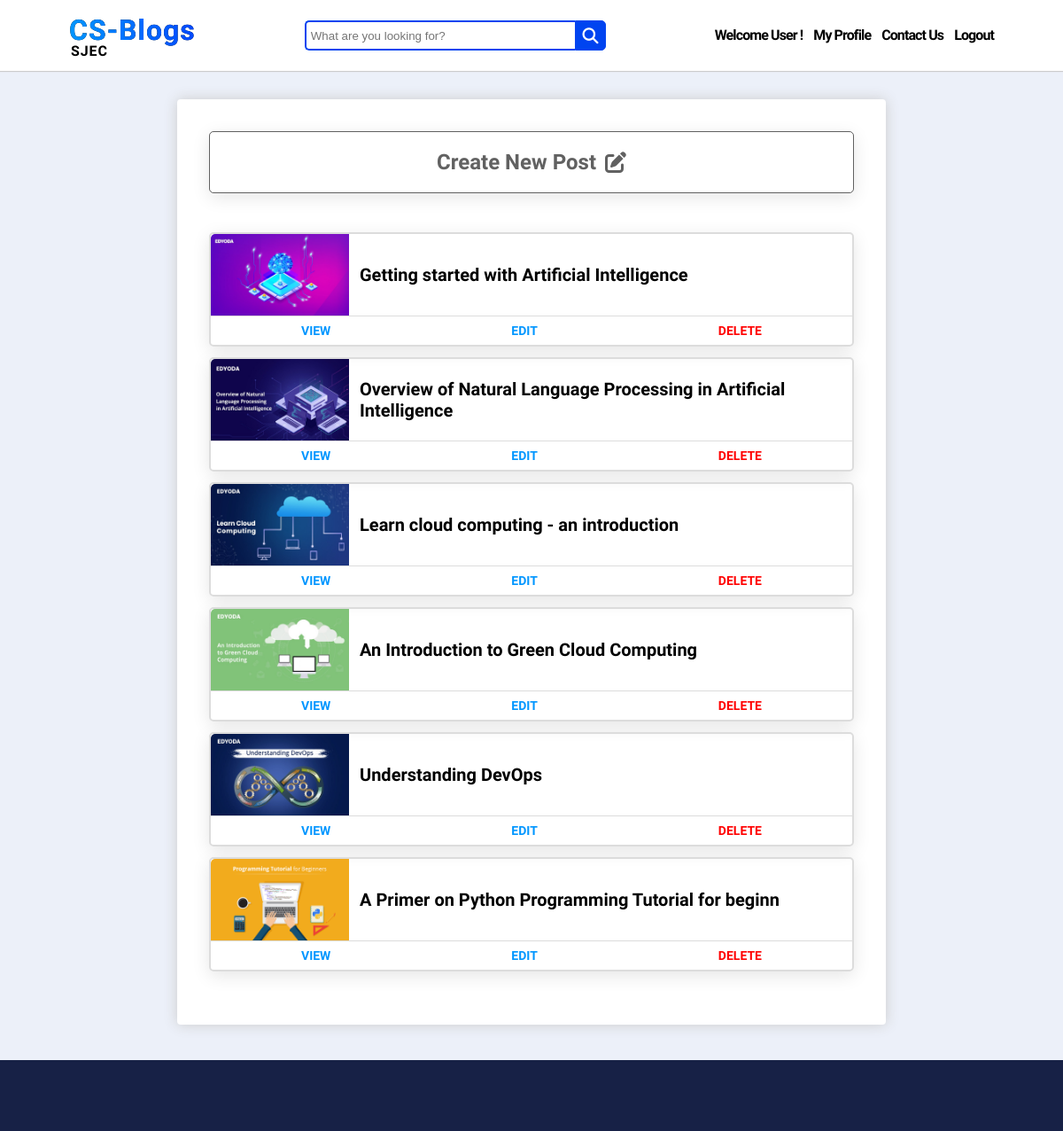
The page /accounts/my-posts (signed in) on the database its author committed.
### account/models.py (models this page shows, shortened)
class MyUser(AbstractUser):
    email = models.EmailField(unique=True)
    slug = models.CharField(max_length=60, unique=True, blank=True)
    bio = models.CharField(max_length=500, blank=True)
    profile_image = models.ImageField(upload_to="account/profile_pic", default="profile-default.jpg", blank=True)
    is_author = models.BooleanField(default=False)
    full_name = models.CharField(max_length=100, default="fullnaam")
    first_name = None
    last_name = None
    REQUIRED_FIELDS = ['email', 'full_name']

### blog/models.py (models this page shows, shortened)
class Post(models.Model):
    statuses = [
        ('D', 'Draft'),
        ('P', 'Publish')
    ]
    title = models.CharField(max_length=120)
    slug = models.CharField(max_length=60, unique=True, blank=True)
    content = tinymce_models.HTMLField()
    status = models.CharField(max_length=1, choices=statuses, default= 'D')
    category = models.ForeignKey(Category, on_delete=models.CASCADE)
    author = models.ForeignKey(MyUser, on_delete=models.CASCADE)
    image = models.ImageField(upload_to='blog/post', default="post-default.jpg", blank=True)
    date = models.DateField(auto_now=True)

### account/views.py (the view)
# urls.py: path('my-posts', MyPostsView.as_view(), name="my-posts"),
class MyPostsView(LoginRequiredMixin, ListView):
    login_url = "/accounts/login"
    model = MyUser
    context_object_name = "user"
    template_name = "account/my_posts.html"
    def get_context_data(self, *args, **kwargs):
        context = super().get_context_data()
        user = MyUser.objects.get(username = self.request.user)
        context['posts'] = user.post_set.all()
        return context

### account/templates/account/my_posts.html (shortened to what this page needs)
{% extends "blog/base.html" %}
{% load static %}
{% block extra_head %}
    <link href="{% static 'account/css/my_posts.css' %}" rel="stylesheet" type="text/css">
{% endblock %}
{% block content %}
<br>
<br>
<br>
<br>
    <div id="outer-wrapper">
        <div id="inner-wrapper">
            <div id="create-post">
                <a href="{% url 'post-create' %}"><h2>Create New Post</h2></a>
                <i class="fas fa-edit"></i>
            </div>
            <div id="cards-container">
                {% for post in posts reversed %}
                <div id="card">
                    <div id="card-inner-upper">
                        <div id="post-image">
                            <img src="{{ post.image.url }}" alt="Post Cover">
                        </div>
                        <div id="post-content">
                            <h3>{{ post.title }}</h3>
                        </div>
                    </div>
                    <div id="card-inner-lower">
                        <a href="{% url 'post-detail' post.slug %}">VIEW</a>
                        <a href="{% url 'post-update' post.slug %}">EDIT</a>
                        <a href="{% url 'post-delete' post.slug %}" style="color: red;">DELETE</a>
                    </div>
                </div>
                {% endfor %}
            </div>
        </div>
    </div>
{% endblock %}

### blog/templates/blog/base.html (shortened to what this page needs)
{% load static %}
<!DOCTYPE HTML>
<html>
    <head>
        <link href="{% static 'blog/css/base.css' %}" rel="stylesheet" type="text/css">
        {% block extra_head %}
        {% endblock %}
    </head>
    <body>
        <div id="top-bar">
            <div class="logo-bar">
                <div class="logo">
                    <a href="{% url 'index' %}" style="height: 40px;">CS-Blogs</a>
                </div>
                <p style="margin-left: 2px;">SJEC</p>
            </div>
            <form method="GET" action="{% url 'search' %}">
                <div class="search">
                    <input type="text" name="query" class="searchTerm" placeholder="What are you looking for?">
                    <button type="submit" class="searchButton">
                    <i class="fa fa-search"></i>
                </button>
                </div>
            </form>
            <div id="menu-items-container">
                {% if request.user.is_authenticated %}
                    <p class="menu-item">Welcome {{ request.user.full_name }} !</p>
                    <a href="{% url 'profile-update' request.user.slug %}" class="menu-item">My Profile</a>
                    <a href="{% url 'contact-us' %}" class="menu-item">Contact Us</a>
                    <a href="{% url 'logout' %}" class="menu-item" style="margin-right: 0px;">Logout</a>
                {% else %}
                    <a href="{% url 'contact-us' %}" class="menu-item">Contact Us</a>
                    <a href="{% url 'login' %}" class="menu-item">Login</a>
                    <a href="{% url 'signup' %}"><button id="signup-btn">Signup</button></a>
                {% endif %}
            </div>
        </div>
        {% block content %}
        {% endblock %}
        <div id="bottom-bar"></div>
    </body>
</html>

### blog/static/blog/css/base.css (style rules this page uses)
body { background-color: #ECF0F9; margin: 0; }
#top-bar { background-color: white; position: fixed; top: 0; left: 0; align-items: center; box-sizing: border-box; box-shadow: 0 1px 1px #ccc; width: 100%; height: 80px; z-index: 90; padding: 1em 4.875em; display: flex; justify-content: space-between; }
.logo-bar { cursor: pointer; }
.logo { background-image: linear-gradient(269deg,#0048ff,#0096ff), linear-gradient(#000,#000); -webkit-background-clip: text; -webkit-text-fill-color: transparent; display: block; font-family: "Raleway"; font-size: 32px; font-weight: 700; height: 37px; letter-spacing: 1px; color: rgb(0, 132, 255); }
.logo-bar a { text-decoration: none; }
.logo-bar p { font-family: Raleway,sans-serif; font-size: 1em; font-weight: 600; font-stretch: normal; line-height: .8; letter-spacing: .9px; margin: 0; }
.search { width: 340px; position: relative; display: flex; align-items: center; }
.searchTerm { width: 100%; border: 2px solid #0044F0; border-right: none; padding: 5px; height: 20px; border-radius: 5px 0 0 5px; outline: none; color: #9DBFAF; }
.searchButton { width: 38px; height: 34px; border: 1px solid #0044F0; background: #0044F0; text-align: center; color: #fff; border-radius: 0 5px 5px 0; cursor: pointer; font-size: 20px; }
.fa-search { color: white; font-size: 18px; }
#menu-items-container { display: flex; justify-content: flex-end; align-items: center; }
#menu-items-container a { text-decoration: none; color: #000; }
.menu-item { font-family: "Raleway"; font-size: 16px; font-weight: 600; letter-spacing: -0.9px; line-height: 69.84px; margin: 0px; margin-right: 12px; }
#bottom-bar { background-color: #172146; width: 100%; height: 80px; }

### account/static/account/css/my_posts.css (style rules this page uses)
#outer-wrapper { max-width: 800px; margin: 40px auto; -webkit-box-sizing: border-box; box-sizing: border-box; background-color: #fff; border-radius: 4px; -webkit-box-shadow: 0 0 15px #ccc; box-shadow: 0 0 15px #ccc; }
#inner-wrapper { padding: 36px; }
#create-post { display: flex; justify-content: center; align-items: center; border: 1px solid #333333c5; border-radius: 5px; box-shadow: 0 5px 20px 0 rgba(0,0,0,.1); cursor: pointer; }
#create-post h2,a { font-weight: 900; font-family: Raleway,sans-serif; box-sizing: border-box; color: #333333c5; cursor: pointer; text-decoration: none; }
.fa-edit { margin-left: 10px; font-size: 1.5em; color: #333333c5; }
#cards-container { padding: 32px 0px 12px 0px; }
#card { border: 2px solid #dcdcdc; border-radius: 5px; box-shadow: 0 5px 20px 0 rgba(0,0,0,.1); cursor: pointer; margin: 12px auto; }
#card-inner-upper { display: flex; justify-content: flex-start; align-items: center; }
#post-image { height: 92px; }
#post-image img { height: 100%; width: 156px; border-top-left-radius: 5px; }
#post-content h3 { font-family: 'Raleway'; font-size: 20px; font-weight: 600; margin: 0px; margin-left: 12px; }
#card-inner-lower { display: flex; justify-content: space-around; align-items: center; border-top: 1.5px solid #dcdcdc; }
#card-inner-lower a { margin-top: 8px; margin-bottom: 8px; font-size: .875em; font-weight: 900; font-family: Raleway,sans-serif; box-sizing: border-box; color: #0096ff; cursor: pointer; text-decoration: none; }

### rows shown on the page
MyUser: user.full_name "User"
Post: image (picture), title "Getting started with Artificial Intelligence"
Post: image (picture), title "Overview of Natural Language Processing in Artificial Intelligence"
Post: image (picture), title "Learn cloud computing - an introduction"
Post: image (picture), title "An Introduction to Green Cloud Computing"
Post: image (picture), title "Understanding DevOps"
Post: image (picture), title "A Primer on Python Programming Tutorial for beginn"
